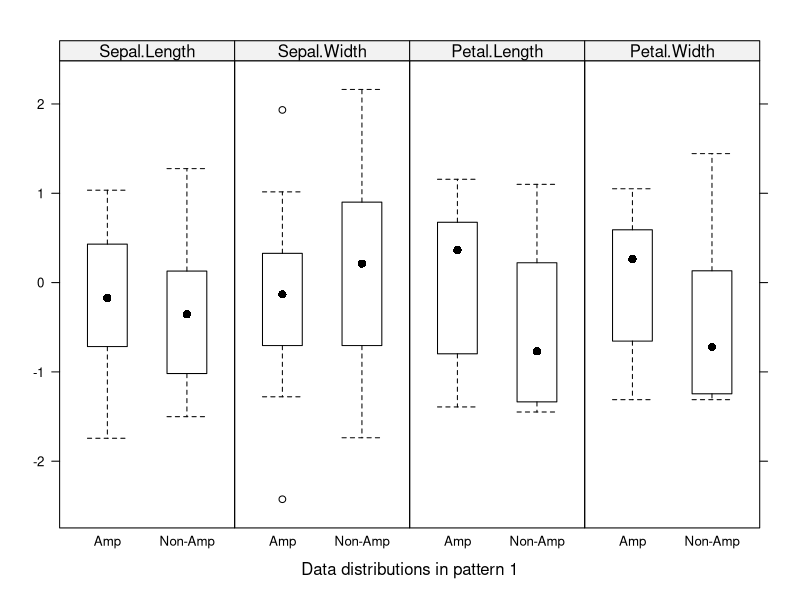
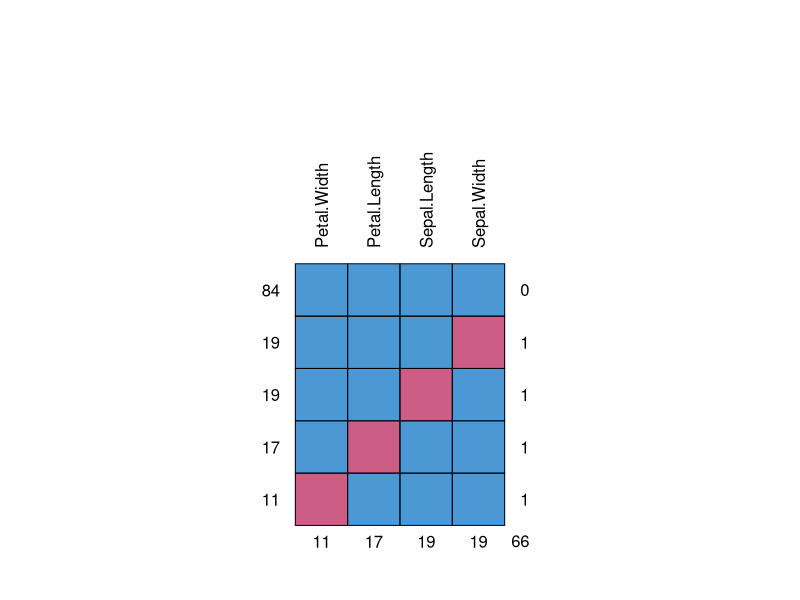
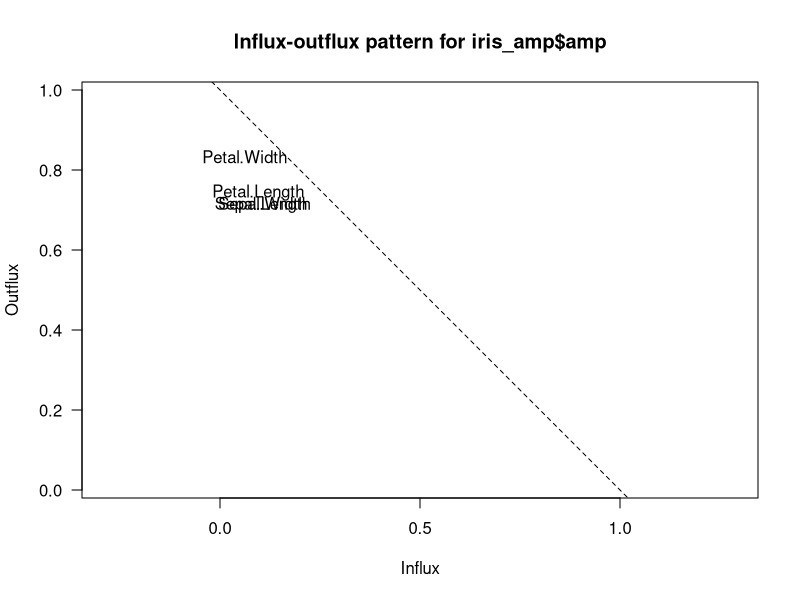
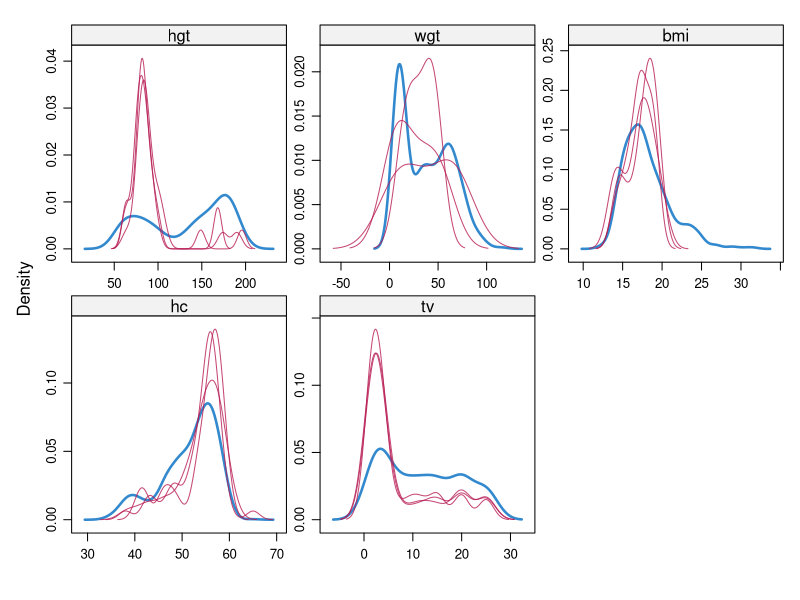
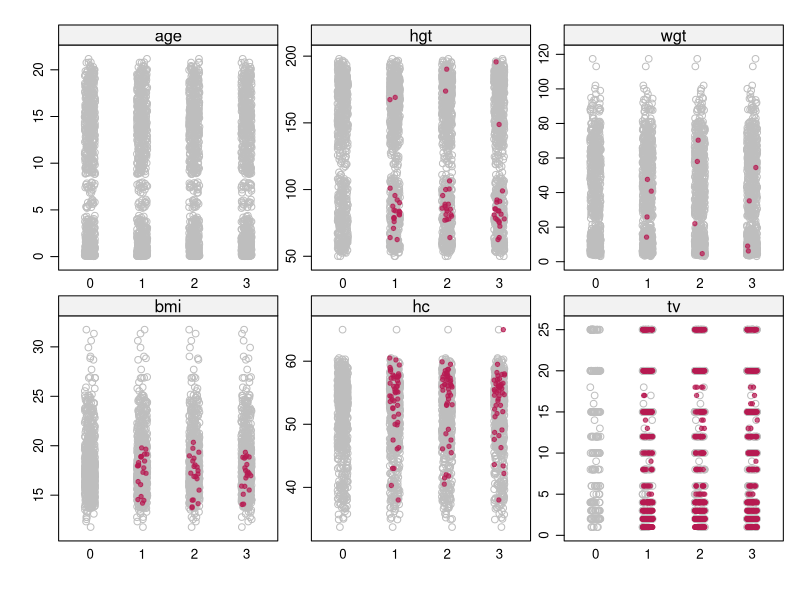
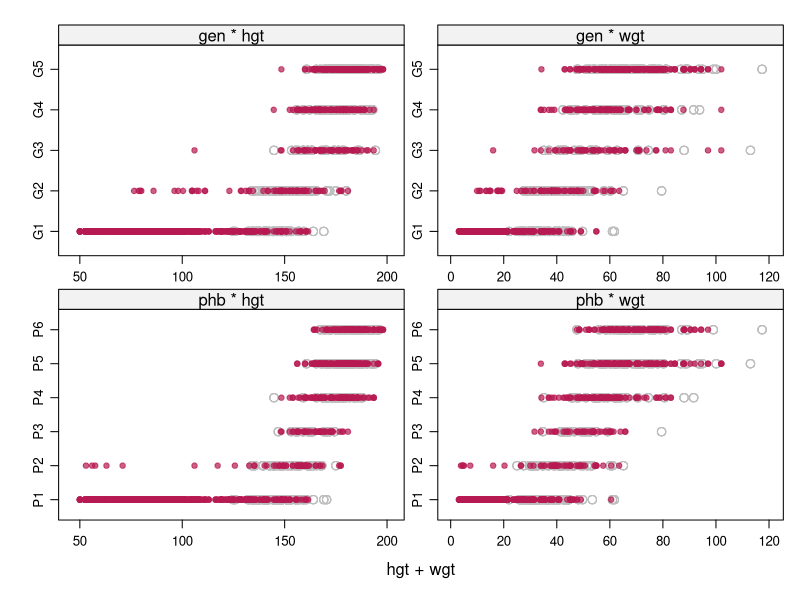
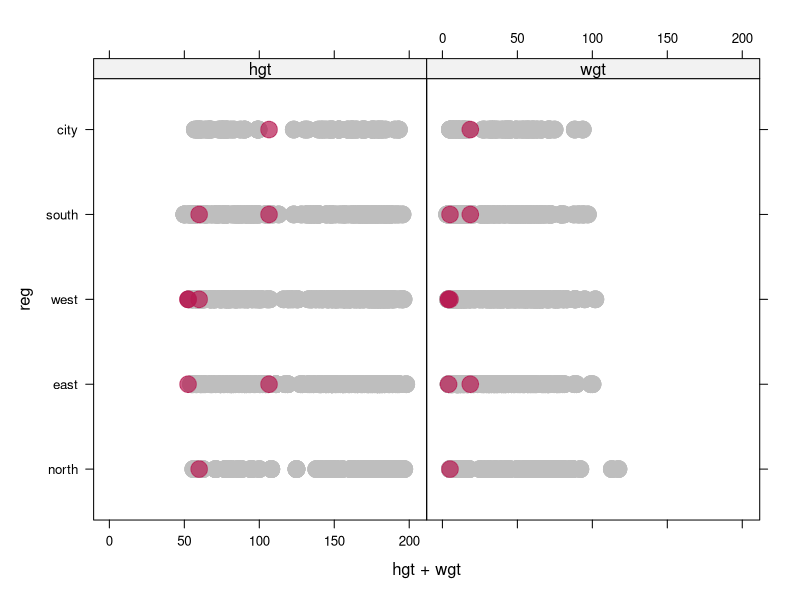

R code for these plots, in order:
## ---- chunk 1
knitr::opts_chunk$set(echo = TRUE)
library(mice)
library(knitr)
## ---- chunk 2
set.seed(1)
## ---- chunk 3
iris_amp <- ampute(iris[,-5], prop = 0.5, mech = "MCAR")


## ---- chunk 4
mice::bwplot(iris_amp, which.pat = 1)
## ---- chunk 5
md.pattern(iris_amp$amp,plot = FALSE, rotate.names = TRUE)
## ---- chunk 6
md.pattern(iris_amp$amp, plot = TRUE, rotate.names = TRUE)
## ---- chunk 7
fluxplot(iris_amp$amp)
## ---- chunk 8
# zajmujemy sie boys bo maja ordered/unordered factor -  nie mają binarnej kolumny - to nw, najwyżej inny zbiór danych?

## ---- chunk 9
str(boys)
## ---- chunk 10
imp <- mice(boys, m=3, maxit=2)
## ---- chunk 11
imp
## ---- chunk 12
dutch_boys<-boys
imp <- mice(dutch_boys[,-c(6,7,9)],
            method="pmm", m=3, maxit=3)
## ---- chunk 13
dutch_boys[,-c(6,7,9)] <- complete(imp)
## ---- chunk 14
## co on właściwie rysuje?
## argumenty na.groups i groups
## ---- chunk 15
densityplot(imp)
## ---- chunk 16
stripplot(imp,col=c("grey",mdc(2)),pch=c(1,20))
## ---- chunk 17
imp <- mice(dutch_boys[,-9], method="polyreg", m=3, maxit=3)
dutch_boys[,-9] <- complete(imp)
## ---- chunk 18
xyplot(imp, gen+phb ~ hgt+wgt,
       cex=1,col=c("grey",mdc(2)),pch=c(1,20))
## ---- chunk 19
imp <- mice(dutch_boys, method="polr", m=3, maxit=3)
dutch_boys <- complete(imp)
## ---- chunk 20
xyplot(imp,reg ~ hgt+wgt,
       cex=3,col=c("grey",mdc(2)),pch=20)
## ---- chunk 21
# Ponieważ w zbiorze danych boys nie ma danych binarnych,
# posłużymy się zbiorem mtcars.
# Usuwamy tylko w tych dwóch kolumach: vs i am
## ---- chunk 22
mtcars_amp<-ampute(data=mtcars,
                   patterns=rbind(
                     c(1,1,1,1,1,1,1,0,1,1,1),
                     c(1,1,1,1,1,1,1,1,0,1,1)),
                   prop = 0.5,
                   mech="MCAR")$amp
mtcars_amp[,8] <- as.factor(mtcars_amp[,8])
mtcars_amp[,9] <- as.factor(mtcars_amp[,9])
## ---- chunk 23
kable(summary(mtcars_amp) )
## ---- chunk 24
imp <- mice(mtcars_amp[,c(8,9)], method="logreg", m = 3, maxit = 3)
## ---- chunk 25
mtcars_amp[,c(8,9)] <- complete(imp)
str(mtcars_amp)
## ---- chunk 26
temp <- mice(dutch_boys, m = 20, maxit = 5, seed = 123)
modelFit <- with(data=temp, 
                 expr=lm(age ~ hgt + wgt))
## ---- chunk 27
kable(summary(modelFit))
## ---- chunk 28
kable(summary(pool(modelFit)))
